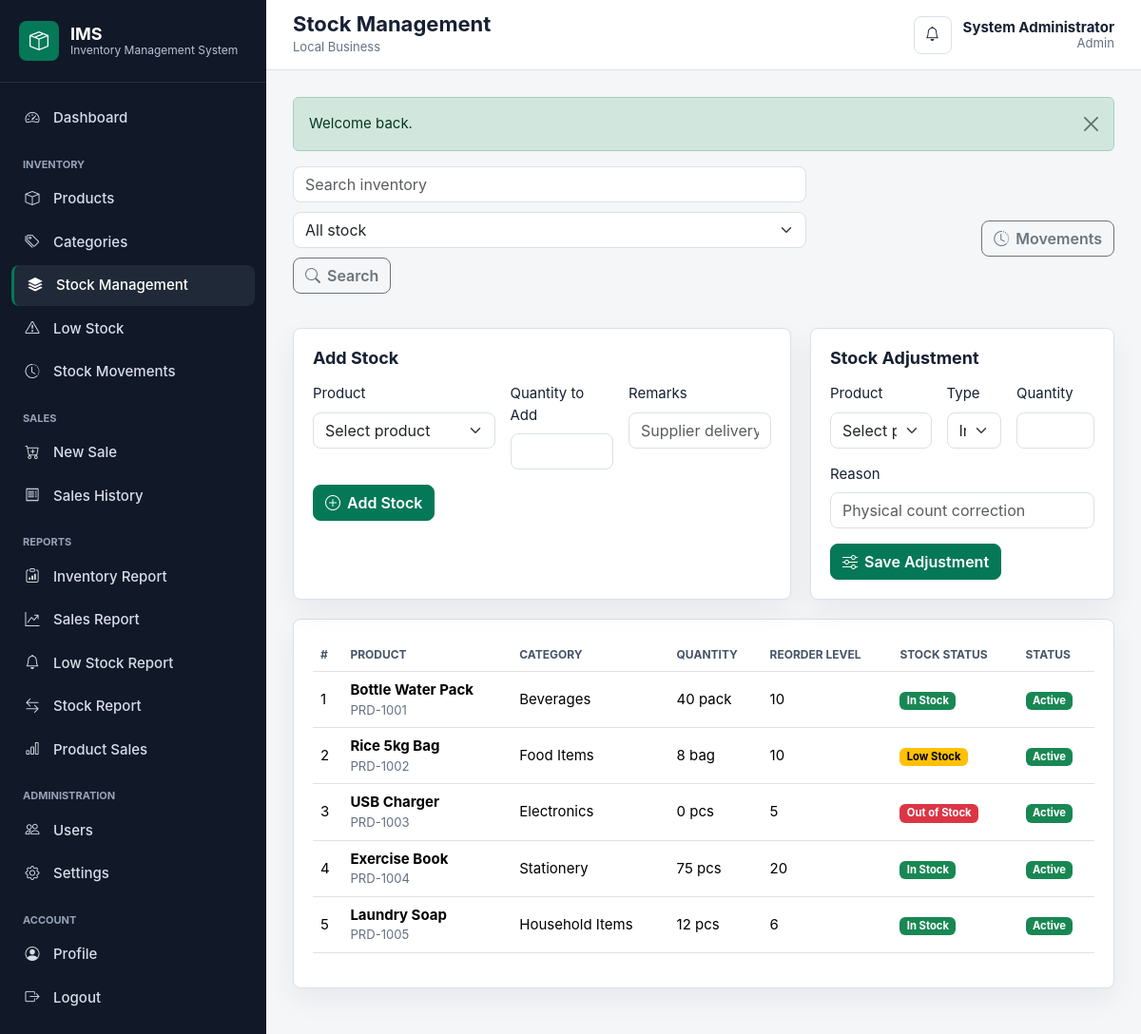
Page /?route=inventory (signed in) on the committed database.
### tables this page shows
CREATE TABLE IF NOT EXISTS products (
    id INT UNSIGNED AUTO_INCREMENT PRIMARY KEY,
    product_code VARCHAR(40) NOT NULL,
    product_name VARCHAR(160) NOT NULL,
    category_id INT UNSIGNED NOT NULL,
    description TEXT NULL,
    cost_price DECIMAL(12,2) NOT NULL DEFAULT 0.00,
    selling_price DECIMAL(12,2) NOT NULL DEFAULT 0.00,
    quantity INT NOT NULL DEFAULT 0,
    reorder_level INT NOT NULL DEFAULT 5,
    unit VARCHAR(30) NOT NULL DEFAULT 'pcs',
    status ENUM('active', 'inactive') NOT NULL DEFAULT 'active',
    created_at TIMESTAMP NOT NULL DEFAULT CURRENT_TIMESTAMP,
    updated_at TIMESTAMP NOT NULL DEFAULT CURRENT_TIMESTAMP ON UPDATE CURRENT_TIMESTAMP,
    UNIQUE KEY uq_products_code (product_code),
    INDEX idx_products_name (product_name),
    INDEX idx_products_category (category_id),
    INDEX idx_products_status_stock (status, quantity, reorder_level),
    CONSTRAINT fk_products_category
        FOREIGN KEY (category_id) REFERENCES categories(id)
        ON UPDATE CASCADE ON DELETE RESTRICT
);

CREATE TABLE IF NOT EXISTS categories (
    id INT UNSIGNED AUTO_INCREMENT PRIMARY KEY,
    category_name VARCHAR(120) NOT NULL,
    description TEXT NULL,
    status ENUM('active', 'inactive') NOT NULL DEFAULT 'active',
    created_at TIMESTAMP NOT NULL DEFAULT CURRENT_TIMESTAMP,
    updated_at TIMESTAMP NOT NULL DEFAULT CURRENT_TIMESTAMP ON UPDATE CURRENT_TIMESTAMP,
    UNIQUE KEY uq_categories_name (category_name),
    INDEX idx_categories_status (status)
);

### views/inventory/index.php (the view, shortened to what the rows shown need)
<?php if (is_admin()): ?>
<section class="split-grid">
    <article class="panel">
        <div class="panel-title"><h2>Add Stock</h2></div>
    </article>
    <article class="panel">
        <div class="panel-title"><h2>Stock Adjustment</h2></div>
    </article>
</section>
<?php endif; ?>
<section class="panel">
    <div class="table-responsive">
        <table class="table table-hover align-middle">
            <thead><tr><th>#</th><th>Product</th><th>Category</th><th>Quantity</th><th>Reorder Level</th><th>Stock Status</th><th>Status</th></tr></thead>
            <tbody>
                <?php foreach ($products as $index => $product): ?>
                    <tr>
                        <td><?= (($page - 1) * 12) + $index + 1 ?></td>
                        <td><strong><?= e($product['product_name']) ?></strong><span class="d-block text-muted small"><?= e($product['product_code']) ?></span></td>
                        <td><?= e($product['category_name']) ?></td>
                        <td><?= number_format((int) $product['quantity']) ?> <?= e($product['unit']) ?></td>
                        <td><?= number_format((int) $product['reorder_level']) ?></td>
                        <td><?= badge_stock((int) $product['quantity'], (int) $product['reorder_level']) ?></td>
                        <td><?= badge_status($product['status']) ?></td>
                    </tr>
                <?php endforeach; ?>
            </tbody>
        </table>
    </div>
</section>

### app/helpers/functions.php (shortened to what the rows shown need)
<?php
function config(?string $key = null, mixed $default = null): mixed
{
    $config = $GLOBALS['config'] ?? [];
    foreach (explode('.', $key) as $segment) {
        $config = $config[$segment];
    }
    return $config;
}
function e(?string $value): string
{
    return htmlspecialchars((string) $value, ENT_QUOTES, 'UTF-8');
}
function input(string $key, mixed $default = null): mixed
{
    return $_POST[$key] ?? $_GET[$key] ?? $default;
}
function current_user(): ?array
{
    return $_SESSION['user'] ?? null;
}
function is_admin(): bool
{
    return (current_user()['role'] ?? null) === 'admin';
}
function badge_stock(int $quantity, int $reorderLevel): string
{
    if ($quantity <= 0) {
        return '<span class="badge text-bg-danger">Out of Stock</span>';
    }
    if ($quantity <= $reorderLevel) {
        return '<span class="badge text-bg-warning">Low Stock</span>';
    }
    return '<span class="badge text-bg-success">In Stock</span>';
}
function badge_status(string $status): string
{
    $class = $status === 'active' ? 'text-bg-success' : 'text-bg-secondary';
    return '<span class="badge ' . $class . '">' . e(ucfirst($status)) . '</span>';
}

### rows in the picture
products: index "1", product_name "Bottle Water Pack", product_code "PRD-1001", category.category_name "Beverages", quantity "40", unit "pack", reorder_level "10", status "Active"
products: index "2", product_name "Rice 5kg Bag", product_code "PRD-1002", category.category_name "Food Items", quantity "8", unit "bag", reorder_level "10", shows "Low Stock", status "Active"
products: index "3", product_name "USB Charger", product_code "PRD-1003", category.category_name "Electronics", quantity "0", unit "pcs", reorder_level "5", shows "Out of Stock", status "Active"
products: index "4", product_name "Exercise Book", product_code "PRD-1004", category.category_name "Stationery", quantity "75", unit "pcs", reorder_level "20", status "Active"
products: index "5", product_name "Laundry Soap", product_code "PRD-1005", category.category_name "Household Items", quantity "12", unit "pcs", reorder_level "6", status "Active"

### other values in the picture
$title "Stock Management"
setting('business_name', 'Local Business') "Local Business"
$user['full_name'] "System Administrator"
$user['role'] "Admin"
$flash['message'] "Welcome back."
